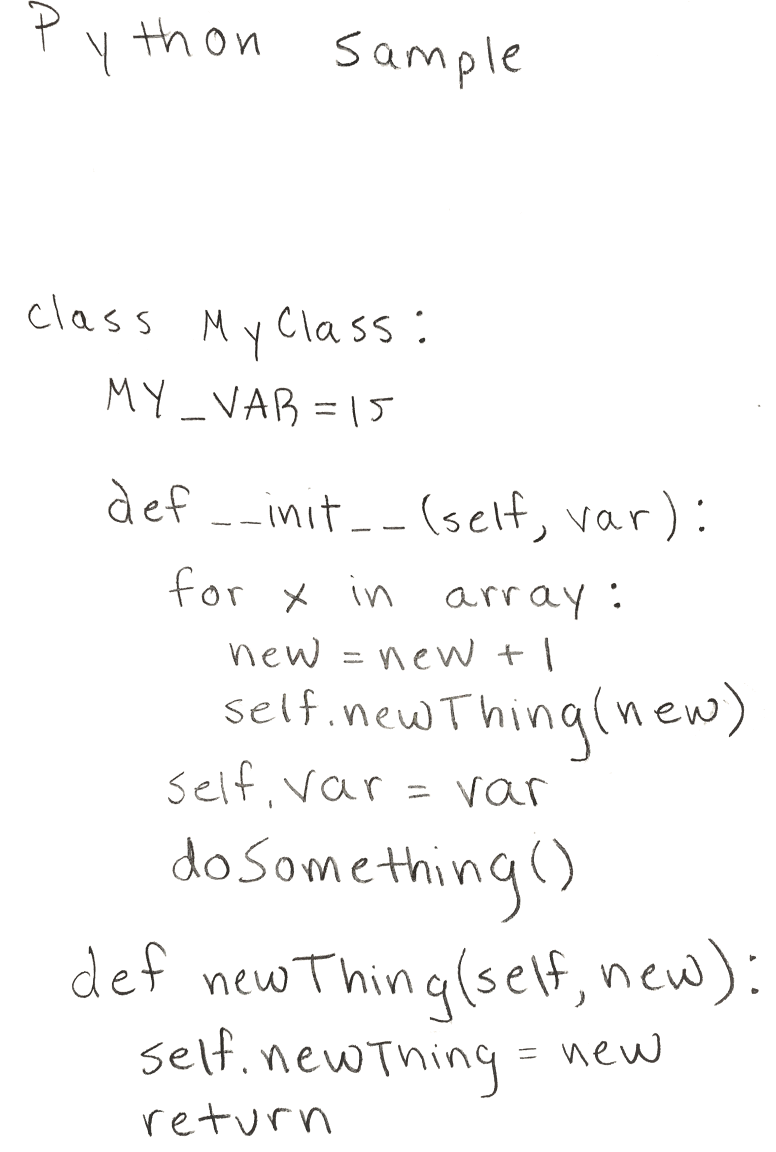
#> input picture images/python_1.png, 1552 x 2304 px (shown at 1/2 size)
$ python index.py   (older library calls are emulated)
#> lines starting #> are read from the running program, lines starting #| are printed output that depends on the picture; after the words box and inside, x2 and y2 are one past the last pixel; in counts of white or black regions, pixels touching at a corner belong together; long printed decimals are rounded
### segmenter/line_segmenter.py

"""
module to handle image segmentation
"""
import cv2
# from sklearn.externals import joblib
# from skimage.feature import hog
from line_image import LineImage
import numpy as np

# TODO make as general as possible
# TODO add deskewing
# TODO add line breaking support

# Segments a single rectangle into multiple, may end up running on all lines, probably should use histogram
def segmentLinesFromRectangle(rect, img):
    return None

# Can tweak process here if necessary
# Assumption is that valid lines will be detected the majority of the time (bad for one liners)
def processRects(rects, img):
    MINIMUM_ASPECT_RATIO = 1
    MINIMUM_INSTANCES_FOR_IQR = 5
    MIN_SPLIT_DEV = 3

    widths = []
    heights = []
    filtered_rects = []

    for rect in rects:
        aspect_ratio = rect[2]/rect[3]

        # Filter by aspect ratio, don't include extraneous in mean
        if aspect_ratio > MINIMUM_ASPECT_RATIO:
            # print rect
            widths.append(rect[2])
            heights.append(rect[3])
            filtered_rects.append(rect)

    avg_width = np.mean(np.array(widths))
    avg_height = np.mean(np.array(heights))

    print(avg_width)
    print(avg_height)

    heights_without_outliers = []
    new_avg_height = avg_height
    # Remove outliers using IQR if enough samples
    if len(filtered_rects) > MINIMUM_INSTANCES_FOR_IQR:
        np_heights = np.array(heights)
        np_heights = np.sort(np_heights)
        q75, q25 = np.percentile(np_heights, [75, 25])
        iqr = q75 - q25
        outlier_factor = 1.5 * iqr
        # Get rid of statistical outliers in terms of height (width doesn't tell us much)
        heights_without_outliers = [h for h in heights if abs(avg_height - h) <= outlier_factor]
        new_avg_height = np.mean(np.array(heights_without_outliers))

    print ("Avg height w/o outliers: " + str(new_avg_height))

    std_width = np.std(np.array(widths))
    std_height = np.std(np.array(heights_without_outliers))

    print("St dev width: " + str(std_width))
    print("St dev height: " + str(std_height))

    output_rects = []

    # Process remaining rectangles
    for rect in filtered_rects:
        # Remove samples more than 1.5 stdevs from height mean, since line heights should be similar
        rect_height = rect[3]

        if (rect_height > new_avg_height + MIN_SPLIT_DEV * std_height):
            #output_rects.append(rect)
            # Try to break the rects
            seg_rects = segmentLinesFromRectangle(rect, img)
            if seg_rects and len(seg_rects) > 1:
                # More than 1 segmented rect, add to filtered rects for normal processing
                for seg in seg_rects:
                    filtered_rects.append(seg)
                    continue
            else:
                print ("Segmentation Error: Unable to parse lines from rect.")

        if (rect_height >= new_avg_height - 1.5 * std_height) and (rect_height <= new_avg_height + 3.5 * std_height):
            output_rects.append(rect)

    return output_rects

# Returns array of type Line
def segmentLinesFromImage(imageName):
    ### Image pre-processing/segmentation pipeline
#> called with imageName = './images/python_1.png'
    RECT_HEIGHT_ADJUSTMENT_FACTOR = 1.25
    MIN_IMAGE_RESIZE_WIDTH = 1500 # px
    PIXEL_THRESHOLD_1 = 200
    PIXEL_THRESHOLD_2 = 240
    PIXEL_THRESHOLD_3 = 240

    # Read the input image
    im = cv2.imread(imageName)
#> im is the input picture: shape (2304, 1552, 3); mean B, G, R 249.9, 250.1, 250.2
    height, width, _ = im.shape

    if width > MIN_IMAGE_RESIZE_WIDTH:
        im = cv2.resize(im, (0,0), fx=0.25, fy=0.25)
#> im: shape (576, 388, 3)

    # 1. Grayscale
    im_gray = cv2.cvtColor(im, cv2.COLOR_BGR2GRAY)
    #cv2.imshow("grayscale ", im_gray)

    # 2. Binarize
    ret, im_b = cv2.threshold(im_gray, PIXEL_THRESHOLD_1, 255, cv2.THRESH_BINARY) #adjust this.
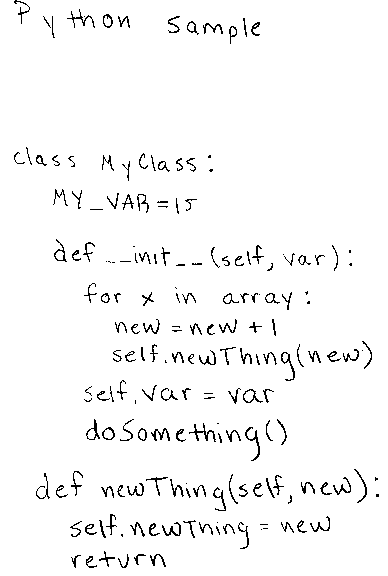
#> im_b: shape (576, 388); 96.8% white; black in thin lines or dots
#> ret = 200
    #cv2.imshow("grayscale initial", im_b)

    # 3. Blur
    im_blurred = cv2.GaussianBlur(im_b, (89, 5), 0)
    #cv2.imshow("blurred", im_blurred)

    # 4. Threshold
    ret, im_th = cv2.threshold(im_blurred, PIXEL_THRESHOLD_2, 255, cv2.THRESH_BINARY) #adjust this.
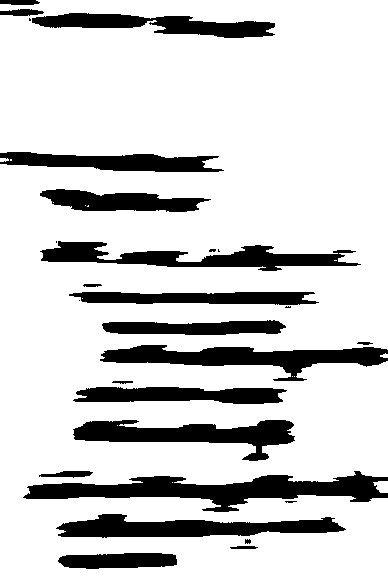
#> im_th: shape (576, 388); 81.3% white; 27 black regions (7 under 20 px), largest, box (x1, y1, x2, y2) and area: (23, 471, 388, 512) 6375, (100, 345, 388, 381) 4567, (40, 241, 361, 271) 4174
#> ret = 240
    #cv2.imshow("re-thresholded", im_th)

    # 5. Blur
    im_reblurred = cv2.GaussianBlur(im_th, (51, 1), 0)
    #cv2.imshow("re-blurred", im_reblurred)

    # 6. Threshold
    ret, im_reth = cv2.threshold(im_reblurred, PIXEL_THRESHOLD_3, 255, cv2.THRESH_BINARY) #adjust this.
#> im_reth: shape (576, 388); 76.2% white; 22 black regions, largest, box (x1, y1, x2, y2) and area: (10, 471, 388, 512) 8040, (87, 345, 388, 381) 5682, (27, 241, 374, 271) 5616
    #cv2.imshow("rere-thresholded", im_reth)

    # . Erosion
    im_reth = cv2.erode(im_reth,(11, 11),iterations = 3)
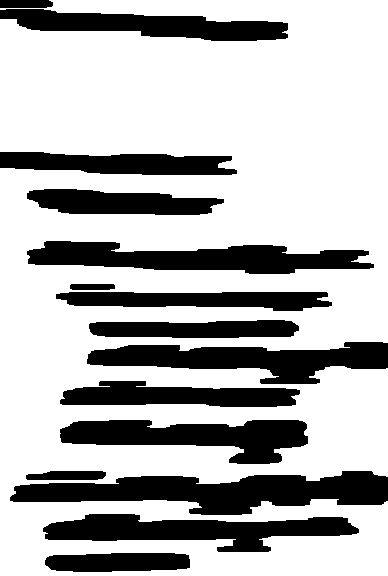
#> im_reth: shape (576, 388); 71% white; 15 black regions, largest, box (x1, y1, x2, y2) and area: (10, 471, 388, 515) 9519, (27, 241, 374, 274) 7053, (87, 342, 388, 384) 6919
    #cv2.imshow("erosion-1", im_reth)

    # 7. Dilate
    dilation = cv2.dilate(im_reth,(11, 11),iterations = 8)
#> dilation: shape (576, 388); 83.2% white; 14 black regions, largest, box (x1, y1, x2, y2) and area: (16, 479, 388, 515) 6374, (88, 350, 388, 384) 4310, (61, 428, 306, 464) 4176
    #cv2.imshow("dilated", dilation)

    # 8. Erosion
    erosion = cv2.erode(dilation,(11, 11),iterations = 5)
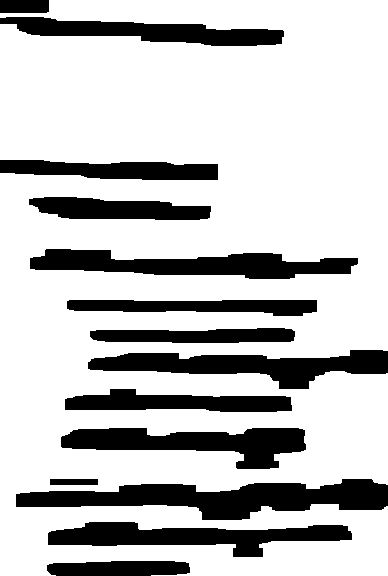
#> erosion: shape (576, 388); 76.2% white; 14 black regions, largest, box (x1, y1, x2, y2) and area: (16, 479, 388, 520) 8234, (88, 350, 388, 389) 5810, (30, 249, 358, 279) 5754
    #cv2.imshow("erosion", erosion)

    # 9. Add whitespace border
    bordersize=20
    im_border=cv2.copyMakeBorder(erosion, top=bordersize, bottom=bordersize, left=bordersize, right=bordersize, borderType= cv2.BORDER_CONSTANT, value=255 )
#> im_border: shape (616, 428); 79.8% white; 14 black regions
    im_original_border=cv2.copyMakeBorder(im, top=bordersize, bottom=bordersize, left=bordersize, right=bordersize, borderType= cv2.BORDER_CONSTANT, value=(255, 255, 255) )
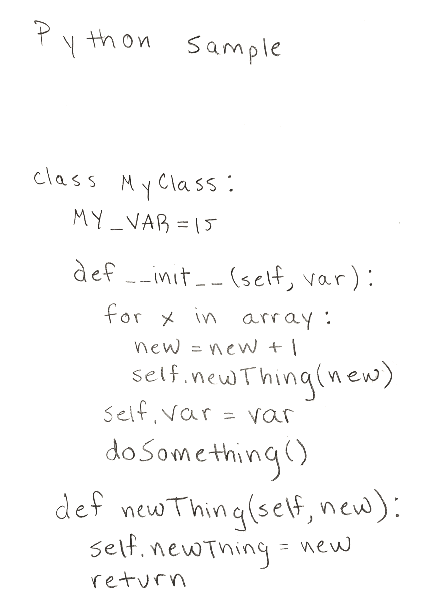
#> im_original_border: shape (616, 428, 3); mean B, G, R 250.7, 250.8, 251
    #cv2.imshow("bordered", im_border)
    im_gray_border=cv2.copyMakeBorder(im_gray, top=bordersize, bottom=bordersize, left=bordersize, right=bordersize, borderType= cv2.BORDER_CONSTANT, value=255 )

    # Find contours in image
    _, ctrs, hier = cv2.findContours(im_border.copy(), cv2.RETR_LIST, cv2.CHAIN_APPROX_SIMPLE)
#> ctrs = 15 contours; largest, box (x1, y1, x2, y2) and area: (0, 0, 428, 616) 262605, (35, 498, 409, 541) 8648, (107, 369, 409, 410) 6140, (49, 268, 379, 300) 6106, (80, 447, 327, 490) 5759

    # Get rectangles contains each contour
    rects = [cv2.boundingRect(ctr) for ctr in ctrs]
#> rects = 15 items, first 6: (66, 580, 145, 17), (67, 541, 306, 37), (35, 498, 374, 43), (69, 498, 50, 8), (80, 447, 247, 43), (84, 408, 229, 25)
    rects = processRects(rects, im_border)
#> the loop in processRects, `for rect in rects:` made 15 passes
#> (rect, aspect_ratio) on passes 1 to 8: ((66, 580, 145, 17), 8.53), ((67, 541, 306, 37), 8.27), ((35, 498, 374, 43), 8.7), ((69, 498, 50, 8), 6.25), ((80, 447, 247, 43), 5.74), ((84, 408, 229, 25), 9.16), ((107, 369, 302, 41), 7.37), ((109, 347, 207, 17), 12.18)
#> after the loop in processRects, `for rect in rects:`: filtered_rects = 14 items, first 6: (66, 580, 145, 17), (67, 541, 306, 37), (35, 498, 374, 43), (69, 498, 50, 8), (80, 447, 247, 43), (84, 408, 229, 25); heights = [17, 37, 43, 8, 43, 25, 41, 17, 18, 32, 25, 22, 31, 15]; widths = [145, 306, 374, 50, 247, 229, 302, 207, 252, 330, 184, 220, 286, 51]
#> in processRects, `avg_width = np.mean(np.array(widths))`: avg_width = 227.4
#> in processRects, `avg_height = np.mean(np.array(heights))`: avg_height = 26.71
#| 227.357
#| 26.714
#> in processRects, `np_heights = np.array(heights)`: np_heights has the same summary as heights
#> in processRects, `np_heights = np.sort(np_heights)`: np_heights = [8, 15, 17, 17, 18, 22, 25, 25, 31, 32, 37, 41, 43, 43]
#> in processRects, `q75, q25 = np.percentile(np_heights, [75, 25])`: q75 = 35.75; q25 = 17.25
#> in processRects, `iqr = q75 - q25`: iqr = 18.5
#> in processRects, `outlier_factor = 1.5 * iqr`: outlier_factor = 27.75
#> in processRects, `heights_without_outliers = [h for h in heights if abs(avg_height - h) ..`: heights_without_outliers has the same summary as heights
#| Avg height w/o outliers: 26.714
#> in processRects, `std_width = np.std(np.array(widths))`: std_width = 92.55
#> in processRects, `std_height = np.std(np.array(heights_without_outliers))`: std_height = 10.91
#| St dev width: 92.551
#| St dev height: 10.912
#> the loop in processRects, `for rect in filtered_rects:` made 14 passes
#> (rect, rect_height) on passes 1 to 8: ((66, 580, 145, 17), 17), ((67, 541, 306, 37), 37), ((35, 498, 374, 43), 43), ((69, 498, 50, 8), 8), ((80, 447, 247, 43), 43), ((84, 408, 229, 25), 25), ((107, 369, 302, 41), 41), ((109, 347, 207, 17), 17)
#> after the loop in processRects, `for rect in filtered_rects:`: output_rects = [(66, 580, 145, 17), (67, 541, 306, 37), (35, 498, 374, 43), (80, 447, 247, 43), (84, 408, 229, 25), (107, 369, 302, 41), (109, 347, 207, 17), (86, 319, 252, 18), (49, 268, 330, 32), (48, 216, 184, 25), (19, 179, 220, 22), (19, 36, 286, 31), (19, 19, 51, 15)]
#> rects has the same summary as output_rects in processRects
    rects.sort(key=lambda x: x[1])

    lines = []

    # For each rectangular region, calculate HOG features and predict
    for rect in rects:
        print (rect)
        # Draw the rectangles
        adjustedHeight = int(rect[3] * RECT_HEIGHT_ADJUSTMENT_FACTOR) # 1.5 * height of rect
        adjustedY = int(rect[1] - 0.25 * rect[3])
        if (adjustedY < 0):
            adjustedY = 0


        # add Line to lines
        lines.append(LineImage(im_gray_border[adjustedY:adjustedY+rect[3], rect[0]:rect[0]+rect[2]]))

        cv2.rectangle(im_border, (rect[0], adjustedY), (rect[0]+rect[2], adjustedY + adjustedHeight), (63, 191, 118), 2)
        cv2.rectangle(im_original_border, (rect[0], adjustedY), (rect[0]+rect[2], adjustedY + adjustedHeight), (63, 191, 118), 2)
#> this loop made 13 passes
#> (rect, adjustedHeight) on passes 1 to 8: ((19, 19, 51, 15), 18), ((19, 36, 286, 31), 38), ((19, 179, 220, 22), 27), ((48, 216, 184, 25), 31), ((49, 268, 330, 32), 40), ((86, 319, 252, 18), 22), ((109, 347, 207, 17), 21), ((107, 369, 302, 41), 51)
#> (printed output is left out)
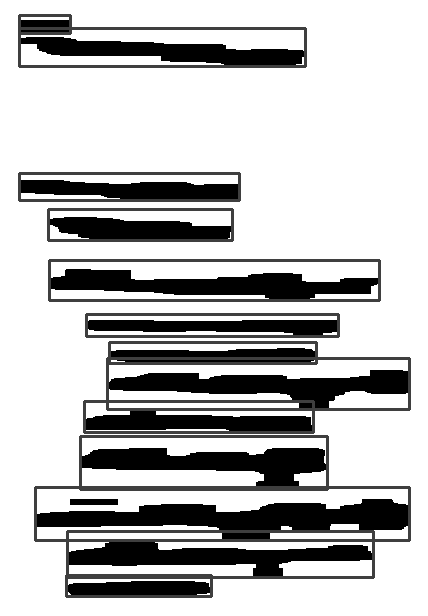
#> im_border: shape (616, 428); min 0, max 255, mean 190
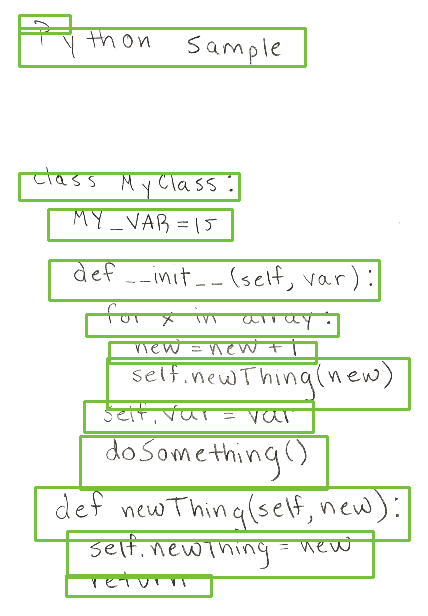
#> im_original_border: shape (616, 428, 3); 7.94% of pixels changed, all inside (x1, y1, x2, y2) = (18, 14, 411, 598)
#> after the loop, lines = 13 items

    #cv2.imshow("Resulting Image with Rectangular ROIs", im_border)
    cv2.imshow("Output blobs with Rectangles", im_original_border)
    cv2.waitKey()

    #return lines to caller
    return lines

class LineSegmenter(object):
    def getLinesFromImage(self, imageName):
        return segmentLinesFromImage(imageName)

### segmenter/line_image.py
import cv2
import random
import numpy as np
import matplotlib.pyplot as plt

class LineImage:
    # [5 lines left out: function __init__, not called in this run]

    def getImage(self):
        return self.image

    def getWidth(self):
        return self.width

    def getHeight(self):
        return self.height

### classifiers/classifier.py
#Classifier.py
#Contains classifier class
import cv2
from keras.models import load_model
from keras.layers import Activation, Dense
# from skimage.feature import hog
# from sklearn.externals import joblib
import numpy as np

mapping = {0: 48, 1: 49, 2: 50, 3: 51, 4: 52, 5: 53, 6: 54, 7: 55, 8: 56, 9: 57,
            10: 65, 11: 66, 12: 67, 13: 68, 14: 69, 15: 70, 16: 71, 17: 72, 18: 73, 19: 74,
            20: 75, 21: 76, 22: 77, 23: 78, 24: 79, 25: 80, 26: 81, 27: 82, 28: 83, 29: 84,
            30: 85, 31: 86, 32: 87, 33: 88, 34: 89, 35: 90, 36: 97, 37: 98, 38: 100, 39: 101,
            40: 102, 41: 103, 42: 104, 43: 110, 44: 113, 45: 114, 46: 116,
            '&' : ord('&'),
            ':' : ord(':'),
            '-' : ord('-'),
            '"' : ord('"'),
            '%' : ord('%'),
            '.' : ord('.'),
            ';' : ord(';'),
            "'" : ord("'"),
            '*' : ord('*'),
            '^' : ord('^'),
            '-' : ord('-'),
            ',' : ord(','),
            '!' : ord('!'),
            '(' : ord('('),
            ')' : ord(')'),
            ']' : ord(']'),
            '[' : ord('['),
            '{' : ord('{'),
            '}' : ord('}'),
            '+' : ord('+'),
            '=' : ord('=')
        }

class CNNClassifier(object):
    def __init__(self, model_path):
        self.model = self.loadClassifer(model_path)
        self.mapping = {0: 48, 1: 49, 2: 50, 3: 51, 4: 52, 5: 53, 6: 54, 7: 55, 8: 56, 9: 57,
            10: 65, 11: 66, 12: 67, 13: 68, 14: 69, 15: 70, 16: 71, 17: 72, 18: 73, 19: 74,
            20: 75, 21: 76, 22: 77, 23: 78, 24: 79, 25: 80, 26: 81, 27: 82, 28: 83, 29: 84,
            30: 85, 31: 86, 32: 87, 33: 88, 34: 89, 35: 90, 36: 97, 37: 98, 38: 100, 39: 101,
            40: 102, 41: 103, 42: 104, 43: 110, 44: 113, 45: 114, 46: 116,
            '&' : ord('&'),
            ':' : ord(':'),
            '-' : ord('-'),
            '"' : ord('"'),
            '%' : ord('%'),
            '.' : ord('.'),
            ';' : ord(';'),
            "'" : ord("'"),
            '*' : ord('*'),
            '^' : ord('^'),
            '-' : ord('-'),
            ',' : ord(','),
            '!' : ord('!'),
            '(' : ord('('),
            ')' : ord(')'),
            ']' : ord(']'),
            '[' : ord('['),
            '{' : ord('{'),
            '}' : ord('}'),
            '+' : ord('+'),
            '=' : ord('=')
        }
        self.char_to_index = dict((c, i) for i, c in mapping.items())


    # Loads image
    def loadImage(self, path):
        return cv2.imread(path)

    # Loads the classifier
    def loadClassifer(self, path):
        return load_model(path)

    # [19 lines left out: function classify, not called in this run]

    def pad_image(self, image):
        width = image.shape[0]
        return image

    # [54 lines left out: functions pre_process_image, preprocess_image, not called in this run]


class SVMClassifier(object):
    # [65 lines left out: functions __init__, classify, preprocess_image, not called in this run]

### index.py
import sys
import cv2
sys.path.append('/usr/local/lib/python3.6/site-packages')

from classifiers.classifier import CNNClassifier
from classifiers.classifier import SVMClassifier

from segmenter.line_segmenter import LineSegmenter
from recognizer.line_recognizer import LineRecognizer
from postprocessor.postprocessor import PostProcessor
from executor.Executor import Executor

DEFAULT_LANGUAGE = 'Python'
TEST_IMAGE_NAME = "./images/python_1.png"

lineImages = LineSegmenter().getLinesFromImage(TEST_IMAGE_NAME)
#> lineImages = 13 items
recognizer = LineRecognizer(CNNClassifier('./classifiers/bymerge-allsymbols-3epochs')) # pass in a classifier
#> (the run stopped early here; a loop or call above may not have finished)
